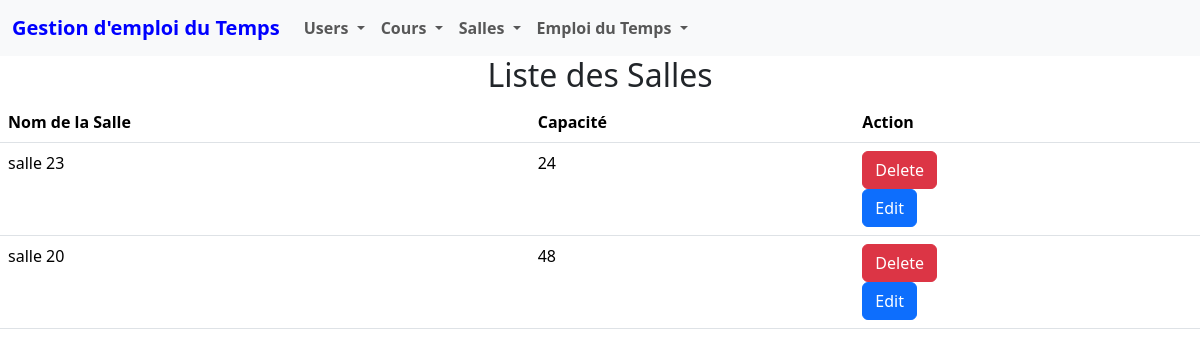
/salles_list/, run on an earlier commit of the app's database.
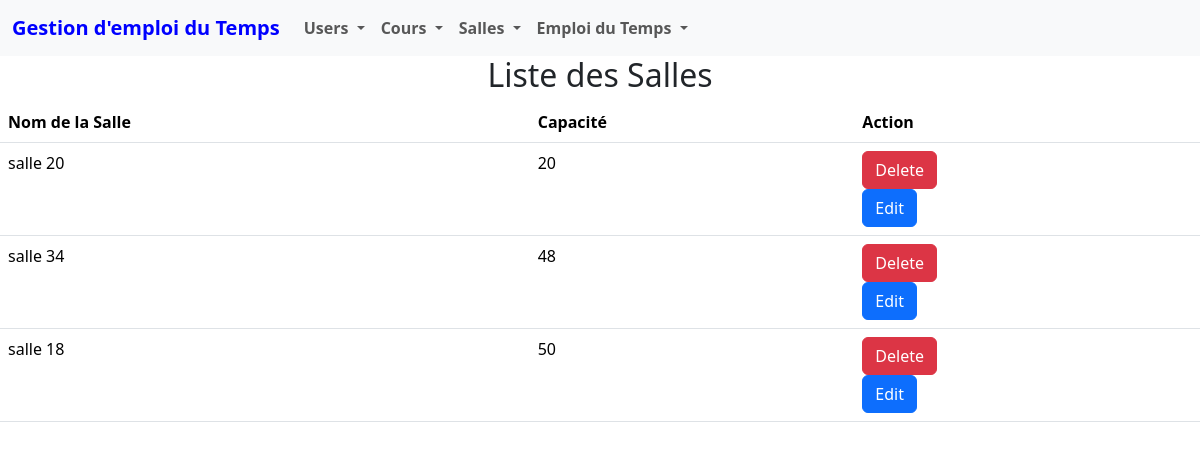
And on a later commit of the database.
### scheduleManagement/models.py (models this page shows)
class Salle(models.Model):
    nom_salle = models.CharField(max_length=100)
    capacite = models.IntegerField()

### scheduleManagement/views.py (the view)
# urls.py: path('salles_list/', views.salle_list, name='salles_list'),
def salle_list(request):
    salles = Salle.objects.all()
    return render(request, 'scheduleManagement/salle/salle_list.html', {'salles': salles})

### scheduleManagement/templates/scheduleManagement/salle/salle_list.html (shortened to what this page needs)
<!DOCTYPE html>
<html lang="en">
<head>
</head>
<body>
    {% include 'scheduleManagement/navbar/navbar.html' %}
    <h2 style="text-align: center;" >Liste des Salles</h2>
    <table class="table">
        <thead>
            <tr>
                <th>Nom de la Salle</th>
                <th>Capacité</th>
                <th>Action</th>
            </tr>
        </thead>
        <tbody>
            {% for salle in salles %}
            <tr>
                <td>{{ salle.nom_salle }}</td>
                <td>{{ salle.capacite }}</td>
                <td>
                    <form method="POST" action="{% url 'delete_salle' salle.id %}">
                        <button type="submit" class="btn btn-danger">Delete</button>
                    </form>
                    <button type="button" class="btn btn-primary" data-bs-toggle="modal" data-bs-target="#editModal{{ salle.id }}">
                        Edit
                    </button>
                </td>
            </tr>
            {% endfor %}
        </tbody>
    </table>
</body>
</html>

What changed in the data, as far as the page shows it:
removed Salle: nom_salle "salle 23", capacite "24"
changed Salle "salle 20": capacite "48" → "20"
added Salle: nom_salle "salle 34", capacite "48"
added Salle: nom_salle "salle 18", capacite "50"
